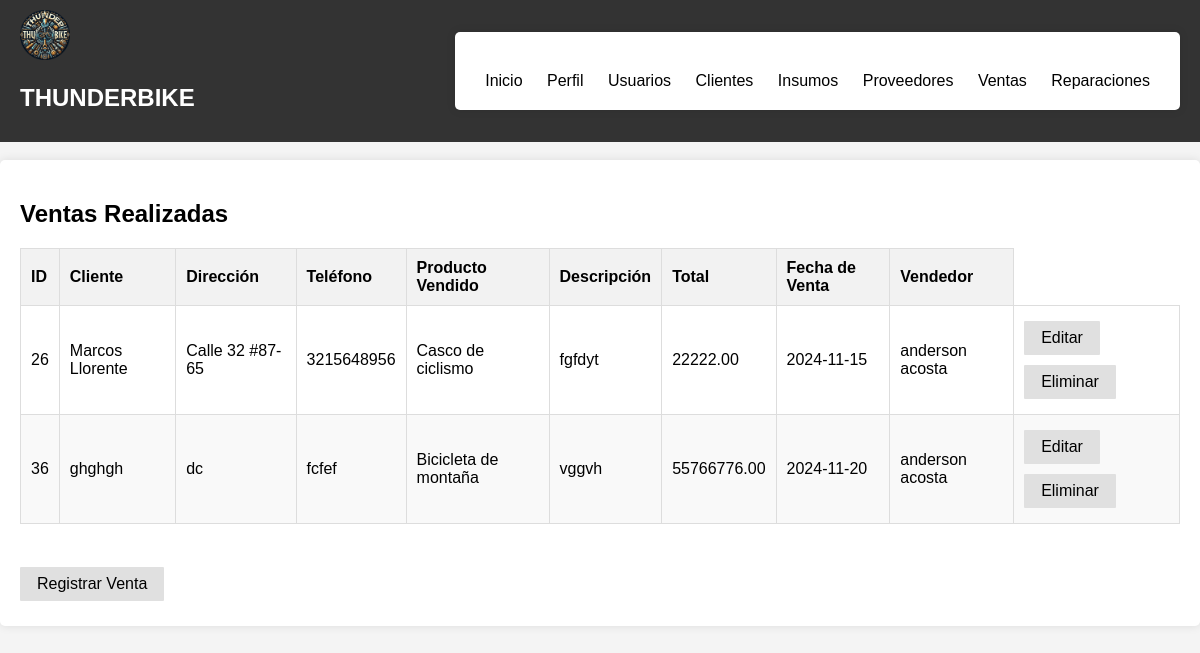
/ventas.php, run on an earlier commit of the app's database.
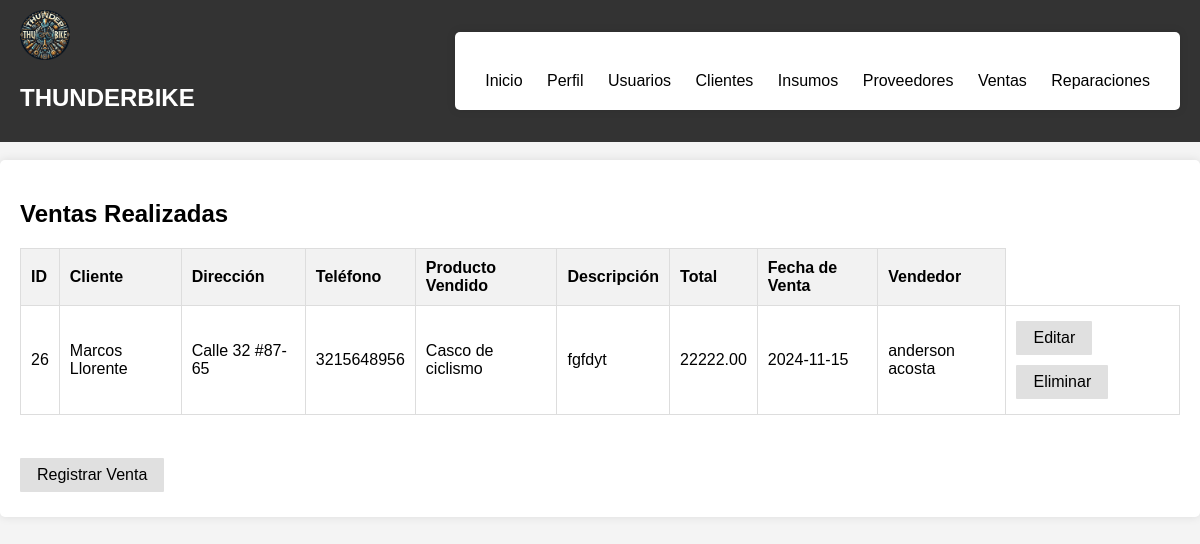
And on a later commit of the database.
### tables this page shows
CREATE TABLE `ventas` (
  `id` int(11) NOT NULL,
  `cliente_id` int(11) DEFAULT NULL,
  `fecha_venta` date DEFAULT NULL,
  `total` decimal(10,2) DEFAULT NULL,
  `descripcion_venta` text DEFAULT NULL,
  `producto_vendido_id` int(11) DEFAULT NULL,
  `usuario_id` int(11) DEFAULT NULL,
  `vendedor` varchar(40) NOT NULL
);

CREATE TABLE `clientes` (
  `id` int(11) NOT NULL,
  `numero_identificacion` varchar(30) NOT NULL,
  `nombre` varchar(100) DEFAULT NULL,
  `direccion` varchar(255) DEFAULT NULL,
  `telefono` varchar(15) DEFAULT NULL,
  `correo` varchar(30) NOT NULL
);

CREATE TABLE `productos` (
  `id` int(11) NOT NULL,
  `nombre` varchar(100) DEFAULT NULL,
  `descripcion` text DEFAULT NULL,
  `precio` decimal(10,2) DEFAULT NULL,
  `imagen` blob DEFAULT NULL,
  `cantidad` int(11) DEFAULT 0
);

CREATE TABLE `usuarios` (
  `id` int(11) NOT NULL,
  `nombre` varchar(255) NOT NULL,
  `correo` varchar(255) NOT NULL,
  `clave` varchar(255) NOT NULL,
  `rol` varchar(255) NOT NULL DEFAULT 'usuario',
  `fecha_creacion` timestamp NOT NULL DEFAULT current_timestamp(),
  `fecha_modificacion` timestamp NULL DEFAULT NULL
);

### ventas.php (the view, shortened to what this page needs)
<?php
$dsn = 'mysql:host=localhost;dbname=thunderbike;charset=utf8';
$username = 'root';
$password = '';
try {
    $pdo = new PDO($dsn, $username, $password);
    $pdo->setAttribute(PDO::ATTR_ERRMODE, PDO::ERRMODE_EXCEPTION);
} catch (PDOException $e) {
    die("Conexión fallida: " . $e->getMessage());
}
$sql_ventas = "SELECT v.id, c.nombre AS nombre_cliente, c.direccion, c.telefono, p.nombre AS nombre_producto, v.descripcion_venta, v.total, v.fecha_venta, u.nombre AS nombre_vendedor
                FROM ventas v
                JOIN clientes c ON v.cliente_id = c.id
                JOIN productos p ON v.producto_vendido_id = p.id
                JOIN usuarios u ON v.usuario_id = u.id";
$stmt_ventas = $pdo->query($sql_ventas);
$result_ventas = $stmt_ventas->fetchAll(PDO::FETCH_ASSOC);
?>
<!DOCTYPE html>
<html lang="es">
<head>
</head>
<body>
    <nav class="navtop">
        <div>
            <h1>THUNDERBIKE</h1>
        </div>
        <div>
            <div class="container">
                <div class="button-container">
                    <a href="inicio.php" id="indexBtn" class="button">Inicio</a>
                    <a href="perfil.php" id="perfilBtn" class="button">Perfil</a>
                    <a href="usuarios.php" id="usuariosBtn" class="button">Usuarios</a>
                    <a href="clientes.php" id="clientesBtn" class="button">Clientes</a>
                    <a href="insumos.php" id="InsumosBtn" class="button">Insumos</a>
                    <a href="proveedores.php" id="proveedoresBtn" class="button">Proveedores</a>
                    <a href="ventas.php" id="ventasBtn" class="button">Ventas</a>
                    <a href="reparaciones.php" id="reparacionesBtn" class="button">Reparaciones</a>
                </div>
            </div>
        </div>
    </nav>
    <br>
    <div class="container">
        <h2>Ventas Realizadas</h2>
        <div class="scrollable-table">
            <table>
            <thead>
                <tr>
                <th>ID</th>
                <th>Cliente</th>
                <th>Dirección</th>
                <th>Teléfono</th>
                <th>Producto Vendido</th>
                <th>Descripción</th>
                <th>Total</th>
                <th>Fecha de Venta</th>
                <th>Vendedor</th>
                </tr>
            </thead>
            <tbody>
        <?php
        if (is_array($result_ventas) && count($result_ventas) > 0) {
            foreach ($result_ventas as $row) {
                echo "<tr>";
                echo "<td>" . htmlspecialchars($row["id"]) . "</td>";
                echo "<td>" . htmlspecialchars($row["nombre_cliente"]) . "</td>";
                echo "<td>" . htmlspecialchars($row["direccion"]) . "</td>";
                echo "<td>" . htmlspecialchars($row["telefono"]) . "</td>";
                echo "<td>" . htmlspecialchars($row["nombre_producto"]) . "</td>";
                echo "<td>" . htmlspecialchars($row["descripcion_venta"]) . "</td>";
                echo "<td>" . htmlspecialchars($row["total"]) . "</td>";
                echo "<td>" . htmlspecialchars($row["fecha_venta"]) . "</td>";
                echo "<td>" . htmlspecialchars($row["nombre_vendedor"]) . "</td>";
                echo "<td>
                        <a href='controladores/editar_venta.php?id=" . htmlspecialchars($row["id"]) . "' class='btn'>Editar</a>
                        <a href='controladores/eliminar_venta.php?id=" . htmlspecialchars($row["id"]) . "' class='btn' onclick='return confirm(\"¿Estás seguro de que deseas eliminar esta venta?\");'>Eliminar</a>
                    </td>";
                echo "</tr>";
            }
        } else {
            echo "<tr><td colspan='10'>No se encontraron ventas.</td></tr>";
        }
        ?>
                </tbody>
            </table>
        </div>
        <br>
        <a href="#" id="showFormBtn" class="btn">Registrar Venta</a>
    </div>
</body>
</html>

What changed in the data, as far as the page shows it:
removed ventas: id "36", cliente.nombre "ghghgh", cliente.direccion "dc", cliente.telefono "fcfef", producto_vendido.nombre "Bicicleta de montaña", descripcion_venta "vggvh", total "55766776.00", fecha_venta "2024-11-20", usuario.nombre "anderson acosta"
